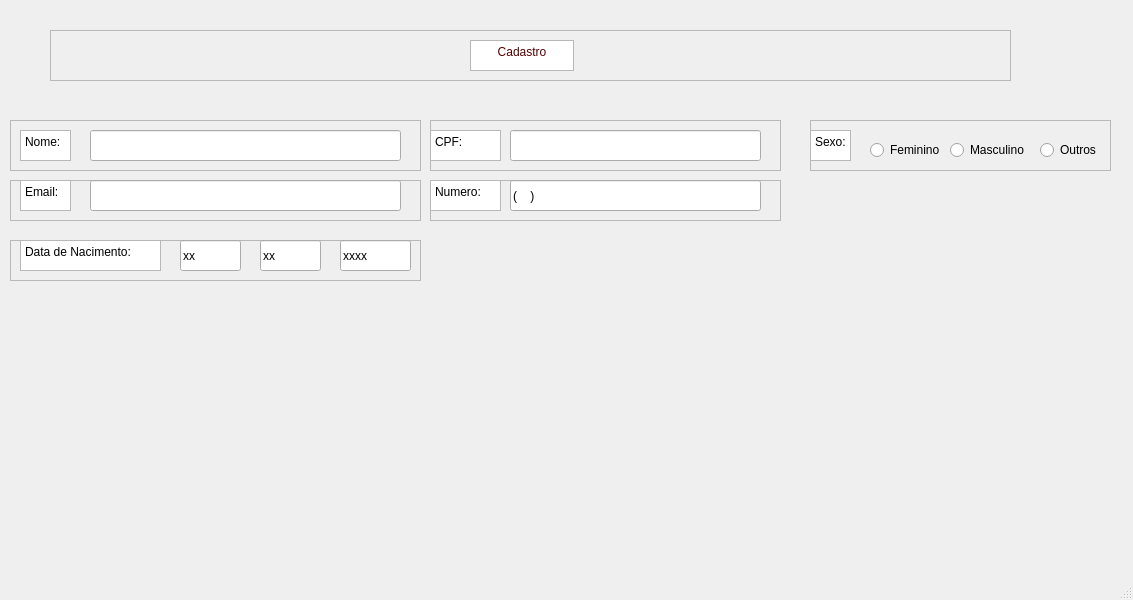
<?xml version="1.0" encoding="UTF-8"?>
<ui version="4.0">
 <class>MainWindow</class>
 <widget class="QMainWindow" name="MainWindow">
  <property name="geometry">
   <rect>
    <x>0</x>
    <y>0</y>
    <width>1133</width>
    <height>600</height>
   </rect>
  </property>
  <property name="windowTitle">
   <string>MainWindow</string>
  </property>
  <widget class="QWidget" name="centralwidget">
   <widget class="QFrame" name="CADASTRO">
    <property name="geometry">
     <rect>
      <x>50</x>
      <y>30</y>
      <width>961</width>
      <height>51</height>
     </rect>
    </property>
    <property name="frameShape">
     <enum>QFrame::Shape::StyledPanel</enum>
    </property>
    <property name="frameShadow">
     <enum>QFrame::Shadow::Raised</enum>
    </property>
    <widget class="QTextEdit" name="textEdit">
     <property name="geometry">
      <rect>
       <x>420</x>
       <y>10</y>
       <width>104</width>
       <height>31</height>
      </rect>
     </property>
     <property name="html">
      <string>&lt;!DOCTYPE HTML PUBLIC &quot;-//W3C//DTD HTML 4.0//EN&quot; &quot;http://www.w3.org/TR/REC-html40/strict.dtd&quot;&gt;
&lt;html&gt;&lt;head&gt;&lt;meta name=&quot;qrichtext&quot; content=&quot;1&quot; /&gt;&lt;meta charset=&quot;utf-8&quot; /&gt;&lt;style type=&quot;text/css&quot;&gt;
p, li { white-space: pre-wrap; }
hr { height: 1px; border-width: 0; }
li.unchecked::marker { content: &quot;\2610&quot;; }
li.checked::marker { content: &quot;\2612&quot;; }
&lt;/style&gt;&lt;/head&gt;&lt;body style=&quot; font-family:'Segoe UI'; font-size:9pt; font-weight:400; font-style:normal;&quot;&gt;
&lt;p align=&quot;center&quot; style=&quot; margin-top:0px; margin-bottom:0px; margin-left:0px; margin-right:0px; -qt-block-indent:0; text-indent:0px;&quot;&gt;&lt;span style=&quot; color:#550000;&quot;&gt;Cadastro&lt;/span&gt;&lt;/p&gt;&lt;/body&gt;&lt;/html&gt;</string>
     </property>
    </widget>
   </widget>
   <widget class="QFrame" name="Nome">
    <property name="geometry">
     <rect>
      <x>10</x>
      <y>120</y>
      <width>411</width>
      <height>51</height>
     </rect>
    </property>
    <property name="frameShape">
     <enum>QFrame::Shape::StyledPanel</enum>
    </property>
    <property name="frameShadow">
     <enum>QFrame::Shadow::Raised</enum>
    </property>
    <widget class="QTextEdit" name="nome">
     <property name="geometry">
      <rect>
       <x>10</x>
       <y>10</y>
       <width>51</width>
       <height>31</height>
      </rect>
     </property>
     <property name="html">
      <string>&lt;!DOCTYPE HTML PUBLIC &quot;-//W3C//DTD HTML 4.0//EN&quot; &quot;http://www.w3.org/TR/REC-html40/strict.dtd&quot;&gt;
&lt;html&gt;&lt;head&gt;&lt;meta name=&quot;qrichtext&quot; content=&quot;1&quot; /&gt;&lt;meta charset=&quot;utf-8&quot; /&gt;&lt;style type=&quot;text/css&quot;&gt;
p, li { white-space: pre-wrap; }
hr { height: 1px; border-width: 0; }
li.unchecked::marker { content: &quot;\2610&quot;; }
li.checked::marker { content: &quot;\2612&quot;; }
&lt;/style&gt;&lt;/head&gt;&lt;body style=&quot; font-family:'Segoe UI'; font-size:9pt; font-weight:400; font-style:normal;&quot;&gt;
&lt;p style=&quot; margin-top:0px; margin-bottom:0px; margin-left:0px; margin-right:0px; -qt-block-indent:0; text-indent:0px;&quot;&gt;Nome:&lt;/p&gt;&lt;/body&gt;&lt;/html&gt;</string>
     </property>
    </widget>
    <widget class="QLineEdit" name="dadosnome">
     <property name="geometry">
      <rect>
       <x>80</x>
       <y>10</y>
       <width>311</width>
       <height>31</height>
      </rect>
     </property>
    </widget>
   </widget>
   <widget class="QFrame" name="CPF">
    <property name="geometry">
     <rect>
      <x>430</x>
      <y>120</y>
      <width>351</width>
      <height>51</height>
     </rect>
    </property>
    <property name="frameShape">
     <enum>QFrame::Shape::StyledPanel</enum>
    </property>
    <property name="frameShadow">
     <enum>QFrame::Shadow::Raised</enum>
    </property>
    <widget class="QTextEdit" name="CPF_2">
     <property name="geometry">
      <rect>
       <x>0</x>
       <y>10</y>
       <width>71</width>
       <height>31</height>
      </rect>
     </property>
     <property name="html">
      <string>&lt;!DOCTYPE HTML PUBLIC &quot;-//W3C//DTD HTML 4.0//EN&quot; &quot;http://www.w3.org/TR/REC-html40/strict.dtd&quot;&gt;
&lt;html&gt;&lt;head&gt;&lt;meta name=&quot;qrichtext&quot; content=&quot;1&quot; /&gt;&lt;meta charset=&quot;utf-8&quot; /&gt;&lt;style type=&quot;text/css&quot;&gt;
p, li { white-space: pre-wrap; }
hr { height: 1px; border-width: 0; }
li.unchecked::marker { content: &quot;\2610&quot;; }
li.checked::marker { content: &quot;\2612&quot;; }
&lt;/style&gt;&lt;/head&gt;&lt;body style=&quot; font-family:'Segoe UI'; font-size:9pt; font-weight:400; font-style:normal;&quot;&gt;
&lt;p style=&quot; margin-top:0px; margin-bottom:0px; margin-left:0px; margin-right:0px; -qt-block-indent:0; text-indent:0px;&quot;&gt;CPF:&lt;/p&gt;&lt;/body&gt;&lt;/html&gt;</string>
     </property>
    </widget>
    <widget class="QLineEdit" name="dadosCPF">
     <property name="geometry">
      <rect>
       <x>80</x>
       <y>10</y>
       <width>251</width>
       <height>31</height>
      </rect>
     </property>
    </widget>
   </widget>
   <widget class="QFrame" name="sexo">
    <property name="geometry">
     <rect>
      <x>810</x>
      <y>120</y>
      <width>301</width>
      <height>51</height>
     </rect>
    </property>
    <property name="frameShape">
     <enum>QFrame::Shape::StyledPanel</enum>
    </property>
    <property name="frameShadow">
     <enum>QFrame::Shadow::Raised</enum>
    </property>
    <widget class="QTextEdit" name="sexo_2">
     <property name="geometry">
      <rect>
       <x>0</x>
       <y>10</y>
       <width>41</width>
       <height>31</height>
      </rect>
     </property>
     <property name="html">
      <string>&lt;!DOCTYPE HTML PUBLIC &quot;-//W3C//DTD HTML 4.0//EN&quot; &quot;http://www.w3.org/TR/REC-html40/strict.dtd&quot;&gt;
&lt;html&gt;&lt;head&gt;&lt;meta name=&quot;qrichtext&quot; content=&quot;1&quot; /&gt;&lt;meta charset=&quot;utf-8&quot; /&gt;&lt;style type=&quot;text/css&quot;&gt;
p, li { white-space: pre-wrap; }
hr { height: 1px; border-width: 0; }
li.unchecked::marker { content: &quot;\2610&quot;; }
li.checked::marker { content: &quot;\2612&quot;; }
&lt;/style&gt;&lt;/head&gt;&lt;body style=&quot; font-family:'Segoe UI'; font-size:9pt; font-weight:400; font-style:normal;&quot;&gt;
&lt;p style=&quot; margin-top:0px; margin-bottom:0px; margin-left:0px; margin-right:0px; -qt-block-indent:0; text-indent:0px;&quot;&gt;Sexo:&lt;/p&gt;&lt;/body&gt;&lt;/html&gt;</string>
     </property>
    </widget>
    <widget class="QRadioButton" name="fem">
     <property name="geometry">
      <rect>
       <x>60</x>
       <y>20</y>
       <width>89</width>
       <height>20</height>
      </rect>
     </property>
     <property name="text">
      <string>Feminino</string>
     </property>
    </widget>
    <widget class="QRadioButton" name="mas">
     <property name="geometry">
      <rect>
       <x>140</x>
       <y>20</y>
       <width>89</width>
       <height>20</height>
      </rect>
     </property>
     <property name="text">
      <string>Masculino</string>
     </property>
    </widget>
    <widget class="QRadioButton" name="outro">
     <property name="geometry">
      <rect>
       <x>230</x>
       <y>20</y>
       <width>89</width>
       <height>20</height>
      </rect>
     </property>
     <property name="text">
      <string>Outros</string>
     </property>
    </widget>
   </widget>
   <widget class="QFrame" name="fone">
    <property name="geometry">
     <rect>
      <x>430</x>
      <y>180</y>
      <width>351</width>
      <height>41</height>
     </rect>
    </property>
    <property name="frameShape">
     <enum>QFrame::Shape::StyledPanel</enum>
    </property>
    <property name="frameShadow">
     <enum>QFrame::Shadow::Raised</enum>
    </property>
    <widget class="QTextEdit" name="numero">
     <property name="geometry">
      <rect>
       <x>0</x>
       <y>0</y>
       <width>71</width>
       <height>31</height>
      </rect>
     </property>
     <property name="html">
      <string>&lt;!DOCTYPE HTML PUBLIC &quot;-//W3C//DTD HTML 4.0//EN&quot; &quot;http://www.w3.org/TR/REC-html40/strict.dtd&quot;&gt;
&lt;html&gt;&lt;head&gt;&lt;meta name=&quot;qrichtext&quot; content=&quot;1&quot; /&gt;&lt;meta charset=&quot;utf-8&quot; /&gt;&lt;style type=&quot;text/css&quot;&gt;
p, li { white-space: pre-wrap; }
hr { height: 1px; border-width: 0; }
li.unchecked::marker { content: &quot;\2610&quot;; }
li.checked::marker { content: &quot;\2612&quot;; }
&lt;/style&gt;&lt;/head&gt;&lt;body style=&quot; font-family:'Segoe UI'; font-size:9pt; font-weight:400; font-style:normal;&quot;&gt;
&lt;p style=&quot; margin-top:0px; margin-bottom:0px; margin-left:0px; margin-right:0px; -qt-block-indent:0; text-indent:0px;&quot;&gt;Numero:&lt;/p&gt;&lt;/body&gt;&lt;/html&gt;</string>
     </property>
    </widget>
    <widget class="QLineEdit" name="dadosemail_2">
     <property name="geometry">
      <rect>
       <x>80</x>
       <y>0</y>
       <width>251</width>
       <height>31</height>
      </rect>
     </property>
     <property name="text">
      <string>(    )</string>
     </property>
    </widget>
   </widget>
   <widget class="QFrame" name="email">
    <property name="geometry">
     <rect>
      <x>10</x>
      <y>180</y>
      <width>411</width>
      <height>41</height>
     </rect>
    </property>
    <property name="frameShape">
     <enum>QFrame::Shape::StyledPanel</enum>
    </property>
    <property name="frameShadow">
     <enum>QFrame::Shadow::Raised</enum>
    </property>
    <widget class="QTextEdit" name="email_2">
     <property name="geometry">
      <rect>
       <x>10</x>
       <y>0</y>
       <width>51</width>
       <height>31</height>
      </rect>
     </property>
     <property name="html">
      <string>&lt;!DOCTYPE HTML PUBLIC &quot;-//W3C//DTD HTML 4.0//EN&quot; &quot;http://www.w3.org/TR/REC-html40/strict.dtd&quot;&gt;
&lt;html&gt;&lt;head&gt;&lt;meta name=&quot;qrichtext&quot; content=&quot;1&quot; /&gt;&lt;meta charset=&quot;utf-8&quot; /&gt;&lt;style type=&quot;text/css&quot;&gt;
p, li { white-space: pre-wrap; }
hr { height: 1px; border-width: 0; }
li.unchecked::marker { content: &quot;\2610&quot;; }
li.checked::marker { content: &quot;\2612&quot;; }
&lt;/style&gt;&lt;/head&gt;&lt;body style=&quot; font-family:'Segoe UI'; font-size:9pt; font-weight:400; font-style:normal;&quot;&gt;
&lt;p style=&quot; margin-top:0px; margin-bottom:0px; margin-left:0px; margin-right:0px; -qt-block-indent:0; text-indent:0px;&quot;&gt;Email:&lt;/p&gt;&lt;/body&gt;&lt;/html&gt;</string>
     </property>
    </widget>
    <widget class="QLineEdit" name="dadosemail">
     <property name="geometry">
      <rect>
       <x>80</x>
       <y>0</y>
       <width>311</width>
       <height>31</height>
      </rect>
     </property>
    </widget>
   </widget>
   <widget class="QFrame" name="email_3">
    <property name="geometry">
     <rect>
      <x>10</x>
      <y>240</y>
      <width>411</width>
      <height>41</height>
     </rect>
    </property>
    <property name="frameShape">
     <enum>QFrame::Shape::StyledPanel</enum>
    </property>
    <property name="frameShadow">
     <enum>QFrame::Shadow::Raised</enum>
    </property>
    <widget class="QTextEdit" name="email_4">
     <property name="geometry">
      <rect>
       <x>10</x>
       <y>0</y>
       <width>141</width>
       <height>31</height>
      </rect>
     </property>
     <property name="html">
      <string>&lt;!DOCTYPE HTML PUBLIC &quot;-//W3C//DTD HTML 4.0//EN&quot; &quot;http://www.w3.org/TR/REC-html40/strict.dtd&quot;&gt;
&lt;html&gt;&lt;head&gt;&lt;meta name=&quot;qrichtext&quot; content=&quot;1&quot; /&gt;&lt;meta charset=&quot;utf-8&quot; /&gt;&lt;style type=&quot;text/css&quot;&gt;
p, li { white-space: pre-wrap; }
hr { height: 1px; border-width: 0; }
li.unchecked::marker { content: &quot;\2610&quot;; }
li.checked::marker { content: &quot;\2612&quot;; }
&lt;/style&gt;&lt;/head&gt;&lt;body style=&quot; font-family:'Segoe UI'; font-size:9pt; font-weight:400; font-style:normal;&quot;&gt;
&lt;p style=&quot; margin-top:0px; margin-bottom:0px; margin-left:0px; margin-right:0px; -qt-block-indent:0; text-indent:0px;&quot;&gt;Data de Nacimento:&lt;/p&gt;&lt;/body&gt;&lt;/html&gt;</string>
     </property>
    </widget>
    <widget class="QLineEdit" name="dadosemail_5">
     <property name="geometry">
      <rect>
       <x>170</x>
       <y>0</y>
       <width>61</width>
       <height>31</height>
      </rect>
     </property>
     <property name="text">
      <string>xx</string>
     </property>
    </widget>
    <widget class="QLineEdit" name="dadosemail_3">
     <property name="geometry">
      <rect>
       <x>250</x>
       <y>0</y>
       <width>61</width>
       <height>31</height>
      </rect>
     </property>
     <property name="text">
      <string>xx</string>
     </property>
    </widget>
    <widget class="QLineEdit" name="dadosemail_4">
     <property name="geometry">
      <rect>
       <x>330</x>
       <y>0</y>
       <width>71</width>
       <height>31</height>
      </rect>
     </property>
     <property name="text">
      <string>xxxx</string>
     </property>
    </widget>
   </widget>
  </widget>
  <widget class="QMenuBar" name="menubar">
   <property name="geometry">
    <rect>
     <x>0</x>
     <y>0</y>
     <width>1133</width>
     <height>22</height>
    </rect>
   </property>
  </widget>
  <widget class="QStatusBar" name="statusbar"/>
 </widget>
 <resources/>
 <connections/>
</ui>
